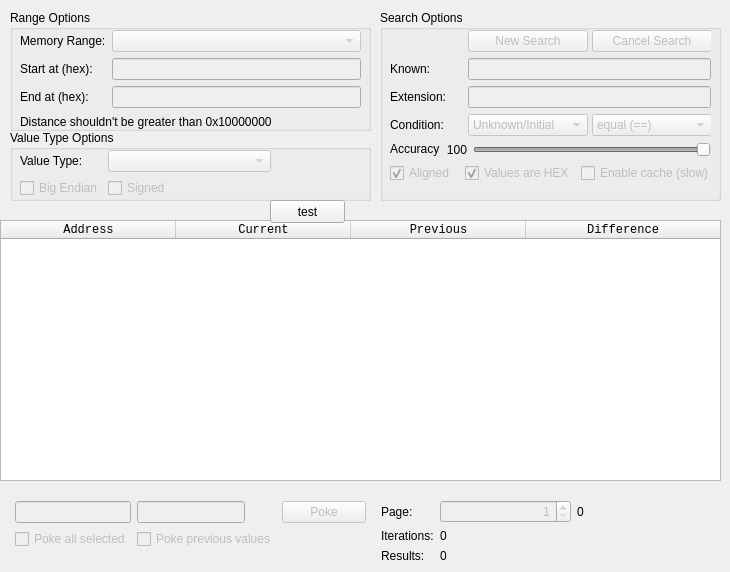
    <widget class="QWidget" name="tab_search">
     <attribute name="title">
      <string>Search</string>
     </attribute>
     <widget class="QTableWidget" name="tableWidget_search">
      <property name="geometry">
       <rect>
        <x>0</x>
        <y>220</y>
        <width>721</width>
        <height>261</height>
       </rect>
      </property>
      <property name="font">
       <font>
        <family>Consolas</family>
       </font>
      </property>
      <property name="styleSheet">
       <string notr="true"/>
      </property>
      <property name="frameShape">
       <enum>QFrame::StyledPanel</enum>
      </property>
      <property name="lineWidth">
       <number>3</number>
      </property>
      <property name="midLineWidth">
       <number>0</number>
      </property>
      <property name="editTriggers">
       <set>QAbstractItemView::NoEditTriggers</set>
      </property>
      <property name="alternatingRowColors">
       <bool>true</bool>
      </property>
      <property name="selectionBehavior">
       <enum>QAbstractItemView::SelectRows</enum>
      </property>
      <property name="verticalScrollMode">
       <enum>QAbstractItemView::ScrollPerPixel</enum>
      </property>
      <attribute name="horizontalHeaderCascadingSectionResizes">
       <bool>false</bool>
      </attribute>
      <attribute name="horizontalHeaderDefaultSectionSize">
       <number>175</number>
      </attribute>
      <attribute name="horizontalHeaderStretchLastSection">
       <bool>true</bool>
      </attribute>
      <attribute name="verticalHeaderVisible">
       <bool>false</bool>
      </attribute>
      <column>
       <property name="text">
        <string>Address</string>
       </property>
      </column>
      <column>
       <property name="text">
        <string>Current</string>
       </property>
      </column>
      <column>
       <property name="text">
        <string>Previous</string>
       </property>
      </column>
      <column>
       <property name="text">
        <string>Difference</string>
       </property>
      </column>
     </widget>
     <widget class="QGroupBox" name="groupBox_2">
      <property name="geometry">
       <rect>
        <x>10</x>
        <y>10</y>
        <width>361</width>
        <height>121</height>
       </rect>
      </property>
      <property name="title">
       <string>Range Options</string>
      </property>
      <widget class="QWidget" name="layoutWidget">
       <property name="geometry">
        <rect>
         <x>10</x>
         <y>20</y>
         <width>341</width>
         <height>99</height>
        </rect>
       </property>
       <layout class="QGridLayout" name="gridLayout_3">
        <item row="2" column="0">
         <widget class="QLabel" name="label_18">
          <property name="text">
           <string>End at (hex):</string>
          </property>
         </widget>
        </item>
        <item row="1" column="1">
         <widget class="QLineEdit" name="lineEdit_rangeStart_info">
          <property name="enabled">
           <bool>false</bool>
          </property>
          <property name="sizePolicy">
           <sizepolicy hsizetype="Preferred" vsizetype="Fixed">
            <horstretch>0</horstretch>
            <verstretch>0</verstretch>
           </sizepolicy>
          </property>
          <property name="font">
           <font>
            <family>Consolas</family>
            <pointsize>9</pointsize>
           </font>
          </property>
          <property name="maxLength">
           <number>16</number>
          </property>
          <property name="readOnly">
           <bool>false</bool>
          </property>
         </widget>
        </item>
        <item row="0" column="1">
         <widget class="QComboBox" name="comboBox_ranges_search">
          <property name="enabled">
           <bool>false</bool>
          </property>
          <property name="sizePolicy">
           <sizepolicy hsizetype="Preferred" vsizetype="Fixed">
            <horstretch>0</horstretch>
            <verstretch>0</verstretch>
           </sizepolicy>
          </property>
          <property name="minimumSize">
           <size>
            <width>0</width>
            <height>0</height>
           </size>
          </property>
          <property name="font">
           <font>
            <family>Consolas</family>
            <pointsize>9</pointsize>
           </font>
          </property>
         </widget>
        </item>
        <item row="2" column="1">
         <widget class="QLineEdit" name="lineEdit_rangeEnd_info">
          <property name="enabled">
           <bool>false</bool>
          </property>
          <property name="font">
           <font>
            <family>Consolas</family>
            <pointsize>9</pointsize>
           </font>
          </property>
          <property name="maxLength">
           <number>16</number>
          </property>
          <property name="frame">
           <bool>true</bool>
          </property>
          <property name="echoMode">
           <enum>QLineEdit::Normal</enum>
          </property>
         </widget>
        </item>
        <item row="1" column="0">
         <widget class="QLabel" name="label_11">
          <property name="text">
           <string>Start at (hex):</string>
          </property>
         </widget>
        </item>
        <item row="0" column="0">
         <widget class="QLabel" name="label_12">
          <property name="styleSheet">
           <string notr="true"/>
          </property>
          <property name="text">
           <string>Memory Range:</string>
          </property>
          <property name="wordWrap">
           <bool>false</bool>
          </property>
          <property name="margin">
           <number>0</number>
          </property>
         </widget>
        </item>
        <item row="3" column="0" colspan="2">
         <widget class="QLabel" name="label_20">
          <property name="text">
           <string>Distance shouldn't be greater than 0x10000000</string>
          </property>
         </widget>
        </item>
       </layout>
      </widget>
     </widget>
     <widget class="QGroupBox" name="groupBox_5">
      <property name="geometry">
       <rect>
        <x>10</x>
        <y>130</y>
        <width>361</width>
        <height>71</height>
       </rect>
      </property>
      <property name="title">
       <string>Value Type Options</string>
      </property>
      <widget class="QWidget" name="layoutWidget">
       <property name="geometry">
        <rect>
         <x>10</x>
         <y>20</y>
         <width>251</width>
         <height>49</height>
        </rect>
       </property>
       <layout class="QGridLayout" name="gridLayout_4">
        <item row="0" column="0">
         <widget class="QLabel" name="label_14">
          <property name="sizePolicy">
           <sizepolicy hsizetype="Minimum" vsizetype="Fixed">
            <horstretch>0</horstretch>
            <verstretch>0</verstretch>
           </sizepolicy>
          </property>
          <property name="styleSheet">
           <string notr="true"/>
          </property>
          <property name="text">
           <string>Value Type:</string>
          </property>
          <property name="margin">
           <number>0</number>
          </property>
         </widget>
        </item>
        <item row="0" column="1" colspan="2">
         <widget class="QComboBox" name="comboBox_value_type">
          <property name="enabled">
           <bool>false</bool>
          </property>
          <property name="sizePolicy">
           <sizepolicy hsizetype="Minimum" vsizetype="Fixed">
            <horstretch>0</horstretch>
            <verstretch>0</verstretch>
           </sizepolicy>
          </property>
         </widget>
        </item>
        <item row="1" column="0">
         <widget class="QCheckBox" name="checkBox_BE">
          <property name="enabled">
           <bool>false</bool>
          </property>
          <property name="sizePolicy">
           <sizepolicy hsizetype="Ignored" vsizetype="Fixed">
            <horstretch>0</horstretch>
            <verstretch>0</verstretch>
           </sizepolicy>
          </property>
          <property name="text">
           <string>Big Endian</string>
          </property>
         </widget>
        </item>
        <item row="1" column="1" colspan="2">
         <widget class="QCheckBox" name="checkBox_signed">
          <property name="enabled">
           <bool>false</bool>
          </property>
          <property name="sizePolicy">
           <sizepolicy hsizetype="Ignored" vsizetype="Fixed">
            <horstretch>0</horstretch>
            <verstretch>0</verstretch>
           </sizepolicy>
          </property>
          <property name="styleSheet">
           <string notr="true"/>
          </property>
          <property name="text">
           <string>Signed</string>
          </property>
         </widget>
        </item>
       </layout>
      </widget>
     </widget>
     <widget class="QGroupBox" name="groupBox_6">
      <property name="geometry">
       <rect>
        <x>380</x>
        <y>10</y>
        <width>341</width>
        <height>191</height>
       </rect>
      </property>
      <property name="title">
       <string>Search Options</string>
      </property>
      <widget class="QWidget" name="layoutWidget">
       <property name="geometry">
        <rect>
         <x>10</x>
         <y>20</y>
         <width>321</width>
         <height>158</height>
        </rect>
       </property>
       <layout class="QGridLayout" name="gridLayout">
        <item row="0" column="2">
         <widget class="QPushButton" name="pushButton_cancelSearch">
          <property name="enabled">
           <bool>false</bool>
          </property>
          <property name="sizePolicy">
           <sizepolicy hsizetype="Fixed" vsizetype="Fixed">
            <horstretch>0</horstretch>
            <verstretch>0</verstretch>
           </sizepolicy>
          </property>
          <property name="minimumSize">
           <size>
            <width>120</width>
            <height>0</height>
           </size>
          </property>
          <property name="maximumSize">
           <size>
            <width>200</width>
            <height>16777215</height>
           </size>
          </property>
          <property name="text">
           <string>Cancel Search</string>
          </property>
         </widget>
        </item>
        <item row="1" column="0">
         <widget class="QLabel" name="label_9">
          <property name="text">
           <string>Known:</string>
          </property>
         </widget>
        </item>
        <item row="1" column="1" colspan="2">
         <widget class="QLineEdit" name="lineEdit_knownValue">
          <property name="enabled">
           <bool>false</bool>
          </property>
          <property name="sizePolicy">
           <sizepolicy hsizetype="Preferred" vsizetype="Fixed">
            <horstretch>0</horstretch>
            <verstretch>0</verstretch>
           </sizepolicy>
          </property>
         </widget>
        </item>
        <item row="2" column="0">
         <widget class="QLabel" name="label_valExtension">
          <property name="text">
           <string>Extension:</string>
          </property>
         </widget>
        </item>
        <item row="2" column="1" colspan="2">
         <widget class="QLineEdit" name="lineEdit_valExtension">
          <property name="enabled">
           <bool>false</bool>
          </property>
          <property name="sizePolicy">
           <sizepolicy hsizetype="Preferred" vsizetype="Fixed">
            <horstretch>0</horstretch>
            <verstretch>0</verstretch>
           </sizepolicy>
          </property>
         </widget>
        </item>
        <item row="3" column="2">
         <widget class="QComboBox" name="comboBox_searchCondition">
          <property name="enabled">
           <bool>false</bool>
          </property>
          <property name="sizePolicy">
           <sizepolicy hsizetype="Ignored" vsizetype="Fixed">
            <horstretch>0</horstretch>
            <verstretch>0</verstretch>
           </sizepolicy>
          </property>
          <property name="minimumSize">
           <size>
            <width>120</width>
            <height>0</height>
           </size>
          </property>
          <property name="maximumSize">
           <size>
            <width>200</width>
            <height>16777215</height>
           </size>
          </property>
          <item>
           <property name="text">
            <string>equal (==)</string>
           </property>
          </item>
          <item>
           <property name="text">
            <string>not equal (!=)</string>
           </property>
          </item>
          <item>
           <property name="text">
            <string>less than (&lt;)</string>
           </property>
          </item>
          <item>
           <property name="text">
            <string>less or equal (&lt;=)</string>
           </property>
          </item>
          <item>
           <property name="text">
            <string>bigger than (&gt;)</string>
           </property>
          </item>
          <item>
           <property name="text">
            <string>bigger or equal (&gt;=)</string>
           </property>
          </item>
         </widget>
        </item>
        <item row="4" column="0" colspan="3">
         <layout class="QHBoxLayout" name="horizontalLayout_3">
          <item>
           <widget class="QLabel" name="label_accuracy">
            <property name="sizePolicy">
             <sizepolicy hsizetype="Minimum" vsizetype="Fixed">
              <horstretch>0</horstretch>
              <verstretch>0</verstretch>
             </sizepolicy>
            </property>
            <property name="autoFillBackground">
             <bool>false</bool>
            </property>
            <property name="styleSheet">
             <string notr="true"/>
            </property>
            <property name="text">
             <string>Accuracy</string>
            </property>
            <property name="margin">
             <number>0</number>
            </property>
           </widget>
          </item>
          <item>
           <widget class="QLabel" name="label_searchPrecision">
            <property name="sizePolicy">
             <sizepolicy hsizetype="Fixed" vsizetype="Preferred">
              <horstretch>0</horstretch>
              <verstretch>0</verstretch>
             </sizepolicy>
            </property>
            <property name="layoutDirection">
             <enum>Qt::RightToLeft</enum>
            </property>
            <property name="styleSheet">
             <string notr="true"/>
            </property>
            <property name="text">
             <string>100</string>
            </property>
            <property name="alignment">
             <set>Qt::AlignRight|Qt::AlignTrailing|Qt::AlignVCenter</set>
            </property>
           </widget>
          </item>
          <item>
           <widget class="QSlider" name="horizontalSlider_searchPrecision">
            <property name="enabled">
             <bool>false</bool>
            </property>
            <property name="sizePolicy">
             <sizepolicy hsizetype="Expanding" vsizetype="Fixed">
              <horstretch>0</horstretch>
              <verstretch>0</verstretch>
             </sizepolicy>
            </property>
            <property name="minimum">
             <number>1</number>
            </property>
            <property name="maximum">
             <number>100</number>
            </property>
            <property name="value">
             <number>100</number>
            </property>
            <property name="orientation">
             <enum>Qt::Horizontal</enum>
            </property>
           </widget>
          </item>
         </layout>
        </item>
        <item row="5" column="0" colspan="3">
         <layout class="QHBoxLayout" name="horizontalLayout_4">
          <item>
           <widget class="QCheckBox" name="checkBox_align4">
            <property name="enabled">
             <bool>false</bool>
            </property>
            <property name="sizePolicy">
             <sizepolicy hsizetype="Fixed" vsizetype="Fixed">
              <horstretch>0</horstretch>
              <verstretch>0</verstretch>
             </sizepolicy>
            </property>
            <property name="text">
             <string>Aligned </string>
            </property>
            <property name="checkable">
             <bool>true</bool>
            </property>
            <property name="checked">
             <bool>true</bool>
            </property>
           </widget>
          </item>
          <item>
           <widget class="QCheckBox" name="checkBox_viewAsHex">
            <property name="enabled">
             <bool>false</bool>
            </property>
            <property name="sizePolicy">
             <sizepolicy hsizetype="Fixed" vsizetype="Fixed">
              <horstretch>0</horstretch>
              <verstretch>0</verstretch>
             </sizepolicy>
            </property>
            <property name="text">
             <string>Values are HEX</string>
            </property>
            <property name="checked">
             <bool>true</bool>
            </property>
           </widget>
          </item>
          <item>
           <widget class="QCheckBox" name="checkBox_rollback_search">
            <property name="enabled">
             <bool>false</bool>
            </property>
            <property name="sizePolicy">
             <sizepolicy hsizetype="Fixed" vsizetype="Fixed">
              <horstretch>0</horstretch>
              <verstretch>0</verstretch>
             </sizepolicy>
            </property>
            <property name="text">
             <string>Enable cache (slow)</string>
            </property>
           </widget>
          </item>
         </layout>
        </item>
        <item row="0" column="1">
         <widget class="QPushButton" name="pushButton_search">
          <property name="enabled">
           <bool>false</bool>
          </property>
          <property name="sizePolicy">
           <sizepolicy hsizetype="Fixed" vsizetype="Fixed">
            <horstretch>0</horstretch>
            <verstretch>0</verstretch>
           </sizepolicy>
          </property>
          <property name="minimumSize">
           <size>
            <width>120</width>
            <height>0</height>
           </size>
          </property>
          <property name="maximumSize">
           <size>
            <width>200</width>
            <height>16777215</height>
           </size>
          </property>
          <property name="text">
           <string>New Search</string>
          </property>
         </widget>
        </item>
        <item row="3" column="1">
         <widget class="QComboBox" name="comboBox_search_mode">
          <property name="enabled">
           <bool>false</bool>
          </property>
          <property name="sizePolicy">
           <sizepolicy hsizetype="Preferred" vsizetype="Fixed">
            <horstretch>0</horstretch>
            <verstretch>0</verstretch>
           </sizepolicy>
          </property>
          <property name="minimumSize">
           <size>
            <width>120</width>
            <height>0</height>
           </size>
          </property>
          <property name="maximumSize">
           <size>
            <width>200</width>
            <height>16777215</height>
           </size>
          </property>
          <property name="autoFillBackground">
           <bool>false</bool>
          </property>
          <property name="styleSheet">
           <string notr="true">/*background-color: #555;
font-color: #fff;
border-color: #000;*/</string>
          </property>
          <item>
           <property name="text">
            <string>Unknown/Initial</string>
           </property>
          </item>
          <item>
           <property name="text">
            <string>Known/Specific</string>
           </property>
          </item>
         </widget>
        </item>
        <item row="3" column="0">
         <widget class="QLabel" name="label_19">
          <property name="text">
           <string>Condition:</string>
          </property>
         </widget>
        </item>
       </layout>
      </widget>
     </widget>
     <widget class="QWidget" name="layoutWidget">
      <property name="geometry">
       <rect>
        <x>381</x>
        <y>500</y>
        <width>261</width>
        <height>63</height>
       </rect>
      </property>
      <layout class="QGridLayout" name="gridLayout_5">
       <item row="0" column="0">
        <widget class="QLabel" name="label_13">
         <property name="sizePolicy">
          <sizepolicy hsizetype="Fixed" vsizetype="Preferred">
           <horstretch>0</horstretch>
           <verstretch>0</verstretch>
          </sizepolicy>
         </property>
         <property name="text">
          <string>Page:</string>
         </property>
        </widget>
       </item>
       <item row="0" column="1" colspan="2">
        <widget class="QSpinBox" name="spinBox_page">
         <property name="enabled">
          <bool>false</bool>
         </property>
         <property name="alignment">
          <set>Qt::AlignRight|Qt::AlignTrailing|Qt::AlignVCenter</set>
         </property>
         <property name="suffix">
          <string/>
         </property>
         <property name="minimum">
          <number>1</number>
         </property>
         <property name="maximum">
          <number>1000000000</number>
         </property>
         <property name="value">
          <number>1</number>
         </property>
        </widget>
       </item>
       <item row="0" column="3">
        <widget class="QLabel" name="label_totalPages">
         <property name="text">
          <string>0</string>
         </property>
        </widget>
       </item>
       <item row="1" column="0">
        <widget class="QLabel" name="label_27">
         <property name="sizePolicy">
          <sizepolicy hsizetype="Fixed" vsizetype="Preferred">
           <horstretch>0</horstretch>
           <verstretch>0</verstretch>
          </sizepolicy>
         </property>
         <property name="text">
          <string>Iterations:</string>
         </property>
        </widget>
       </item>
       <item row="2" column="0">
        <widget class="QLabel" name="label_28">
         <property name="sizePolicy">
          <sizepolicy hsizetype="Fixed" vsizetype="Preferred">
           <horstretch>0</horstretch>
           <verstretch>5</verstretch>
          </sizepolicy>
         </property>
         <property name="text">
          <string>Results:</string>
         </property>
        </widget>
       </item>
       <item row="2" column="1" colspan="2">
        <widget class="QLabel" name="label_results">
         <property name="text">
          <string>0</string>
         </property>
        </widget>
       </item>
       <item row="1" column="1" colspan="2">
        <widget class="QLabel" name="label_iterations">
         <property name="text">
          <string>0</string>
         </property>
        </widget>
       </item>
      </layout>
     </widget>
     <widget class="QWidget" name="layoutWidget">
      <property name="geometry">
       <rect>
        <x>15</x>
        <y>501</y>
        <width>351</width>
        <height>49</height>
       </rect>
      </property>
      <layout class="QGridLayout" name="gridLayout_6">
       <item row="0" column="0">
        <widget class="QLineEdit" name="lineEdit_pokeAddress">
         <property name="enabled">
          <bool>false</bool>
         </property>
         <property name="readOnly">
          <bool>true</bool>
         </property>
        </widget>
       </item>
       <item row="0" column="1" colspan="2">
        <widget class="QLineEdit" name="lineEdit_pokeValue">
         <property name="enabled">
          <bool>false</bool>
         </property>
         <property name="sizePolicy">
          <sizepolicy hsizetype="Fixed" vsizetype="Fixed">
           <horstretch>0</horstretch>
           <verstretch>0</verstretch>
          </sizepolicy>
         </property>
        </widget>
       </item>
       <item row="0" column="3">
        <widget class="QPushButton" name="pushButton_poke">
         <property name="enabled">
          <bool>false</bool>
         </property>
         <property name="sizePolicy">
          <sizepolicy hsizetype="Expanding" vsizetype="Fixed">
           <horstretch>0</horstretch>
           <verstretch>0</verstretch>
          </sizepolicy>
         </property>
         <property name="text">
          <string>Poke</string>
         </property>
        </widget>
       </item>
       <item row="1" column="0">
        <widget class="QCheckBox" name="checkBox_pokeSelected">
         <property name="enabled">
          <bool>false</bool>
         </property>
         <property name="text">
          <string>Poke all selected</string>
         </property>
        </widget>
       </item>
       <item row="1" column="1" colspan="2">
        <widget class="QCheckBox" name="checkBox_pokePrevious">
         <property name="enabled">
          <bool>false</bool>
         </property>
         <property name="sizePolicy">
          <sizepolicy hsizetype="Fixed" vsizetype="Fixed">
           <horstretch>0</horstretch>
           <verstretch>0</verstretch>
          </sizepolicy>
         </property>
         <property name="text">
          <string>Poke previous values</string>
         </property>
        </widget>
       </item>
      </layout>
     </widget>
     <widget class="QPushButton" name="pushButton_test">
      <property name="geometry">
       <rect>
        <x>270</x>
        <y>200</y>
        <width>75</width>
        <height>23</height>
       </rect>
      </property>
      <property name="text">
       <string>test</string>
      </property>
     </widget>
    </widget>
